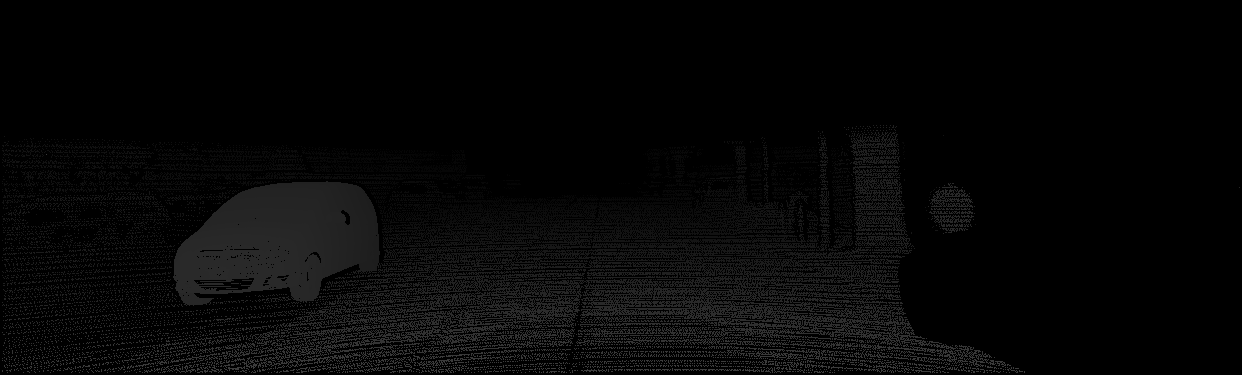
#> input picture sample/000000_10.png, 1242 x 375 px
$ python example.py
#> lines starting #> are read from the running program, lines starting #| are printed output that depends on the picture
#> in read_16bit_gt, `gt = cv2.imread(path,-1).astype(np.float32)/256.`:
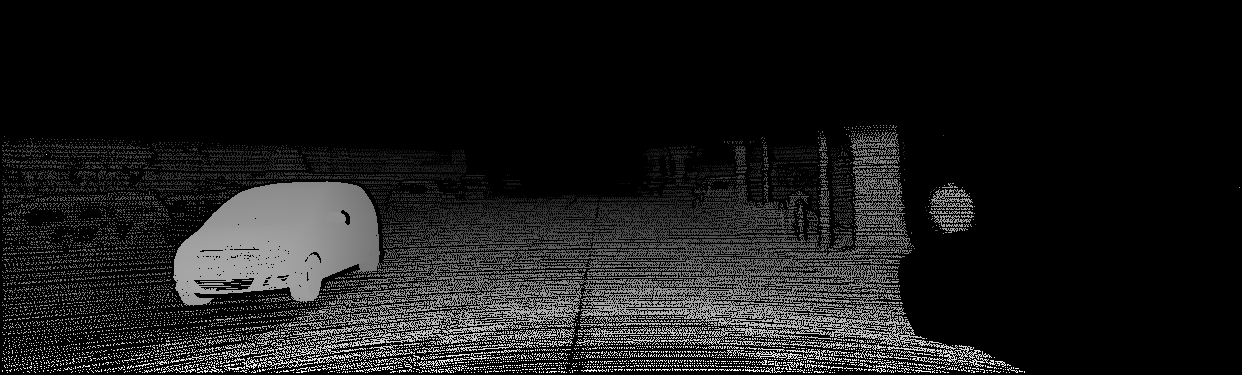
#> gt: shape (375, 1242) float32; min 0, max 64.09, mean 6.5; drawn with min black and max white
### utils.py
#
# MIT License
#
# Copyright (c) 2019 Matteo Poggi m.poggi@unibo.it
#
# Permission is hereby granted, free of charge, to any person obtaining a copy
# of this software and associated documentation files (the "Software"), to deal
# in the Software without restriction, including without limitation the rights
# to use, copy, modify, merge, publish, distribute, sublicense, and/or sell
# copies of the Software, and to permit persons to whom the Software is
# furnished to do so, subject to the following conditions:

# The above copyright notice and this permission notice shall be included in all
# copies or substantial portions of the Software.

# THE SOFTWARE IS PROVIDED "AS IS", WITHOUT WARRANTY OF ANY KIND, EXPRESS OR
# IMPLIED, INCLUDING BUT NOT LIMITED TO THE WARRANTIES OF MERCHANTABILITY,
# FITNESS FOR A PARTICULAR PURPOSE AND NONINFRINGEMENT. IN NO EVENT SHALL THE
# AUTHORS OR COPYRIGHT HOLDERS BE LIABLE FOR ANY CLAIM, DAMAGES OR OTHER
# LIABILITY, WHETHER IN AN ACTION OF CONTRACT, TORT OR OTHERWISE, ARISING FROM,
# OUT OF OR IN CONNECTION WITH THE SOFTWARE OR THE USE OR OTHER DEALINGS IN THE
# SOFTWARE.

import numpy as np
import cv2

def kitti_colormap(disparity, maxval=-1):
	"""
	A utility function to reproduce KITTI fake colormap
	Arguments:
	  - disparity: numpy float32 array of dimension HxW
	  - maxval: maximum disparity value for normalization (if equal to -1, the maximum value in disparity will be used)

	Returns a numpy uint8 array of shape HxWx3.
	"""
#> called with maxval = -1
	if maxval < 0:
		maxval = np.max(disparity)
#> maxval = 64.09

	colormap = np.asarray([[0,0,0,114],[0,0,1,185],[1,0,0,114],[1,0,1,174],[0,1,0,114],[0,1,1,185],[1,1,0,114],[1,1,1,0]])
	weights = np.asarray([8.771929824561404,5.405405405405405,8.771929824561404,5.747126436781609,8.771929824561404,5.405405405405405,8.771929824561404,0])
	cumsum = np.asarray([0,0.114,0.299,0.413,0.587,0.701,0.8859999999999999,0.9999999999999999])

	colored_disp = np.zeros([disparity.shape[0], disparity.shape[1], 3])
	values = np.expand_dims(np.minimum(np.maximum(disparity/maxval, 0.), 1.), -1)
	bins = np.repeat(np.repeat(np.expand_dims(np.expand_dims(cumsum,axis=0),axis=0), disparity.shape[1], axis=1), disparity.shape[0], axis=0)
	diffs = np.where((np.repeat(values, 8, axis=-1) - bins) > 0, -1000, (np.repeat(values, 8, axis=-1) - bins))
	index = np.argmax(diffs, axis=-1)-1
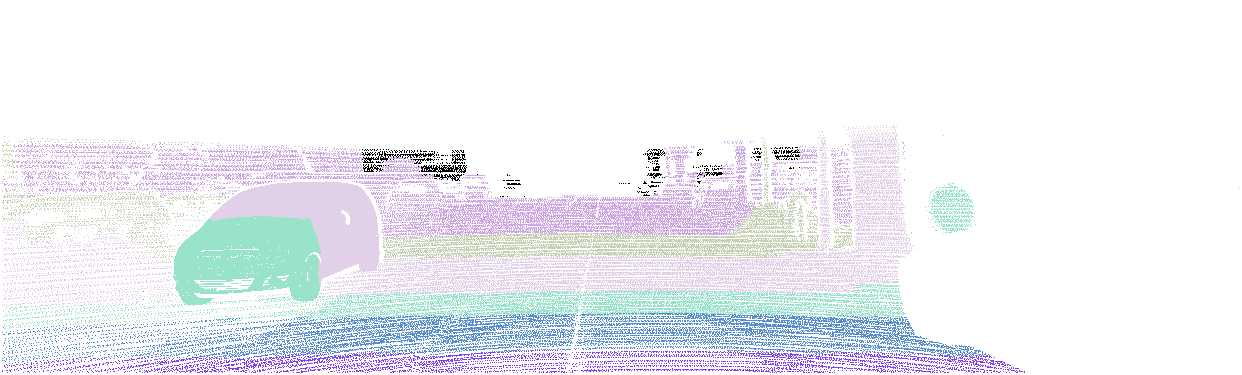
#> index: shape (375, 1242) int64; 8 distinct labels, from -1 to 6; one colour per label, 0 black, -1 white

	w = 1-(values[:,:,0]-cumsum[index])*np.asarray(weights)[index]
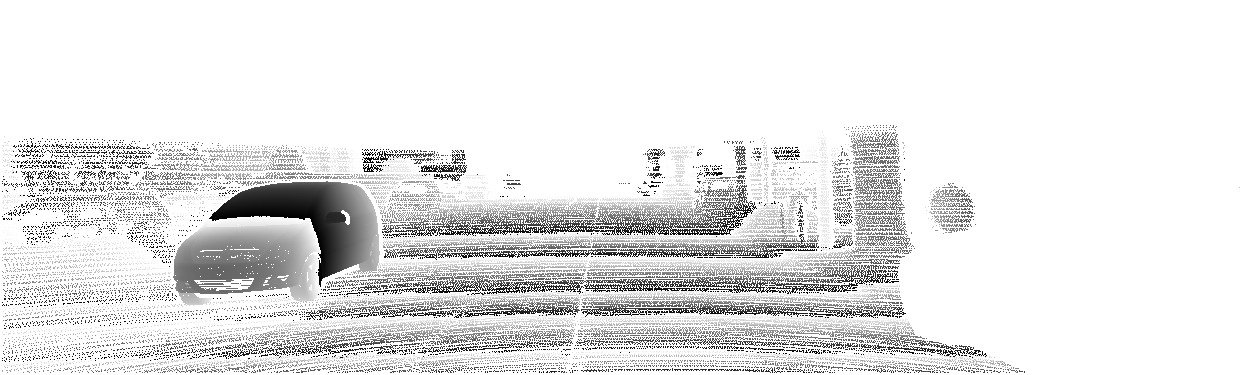
#> w: shape (375, 1242) float64; min 0.000113, max 1, mean 0.903


	colored_disp[:,:,2] = (w*colormap[index][:,:,0] + (1.-w)*colormap[index+1][:,:,0])
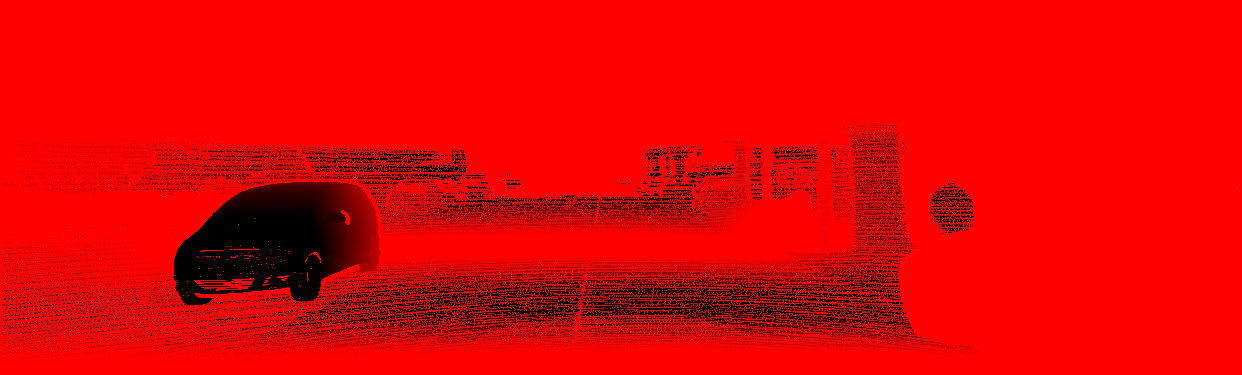
#> colored_disp: shape (375, 1242, 3) float64; mean of channels 0, 1, 2 0, 0, 0.894; drawn as B, G, R
	colored_disp[:,:,1] = (w*colormap[index][:,:,1] + (1.-w)*colormap[index+1][:,:,1])
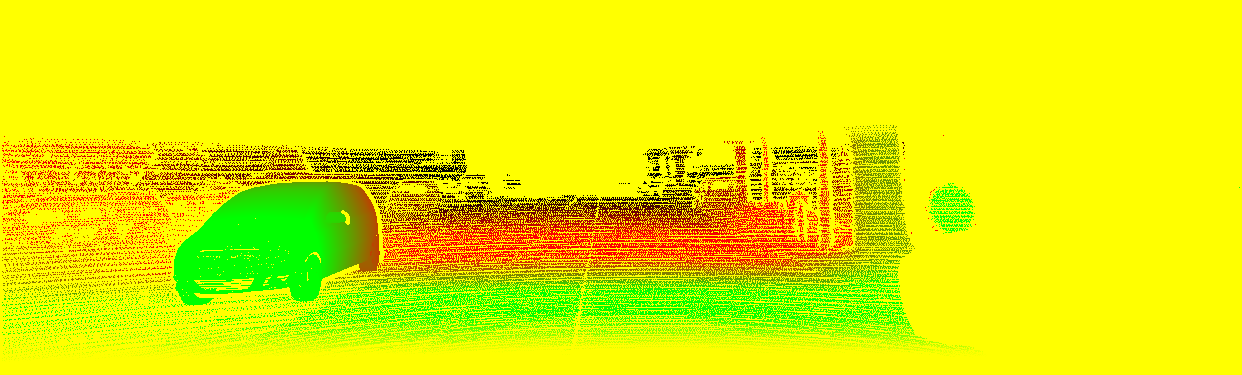
#> colored_disp: shape (375, 1242, 3) float64; mean of channels 0, 1, 2 0, 0.921, 0.894; drawn as B, G, R
	colored_disp[:,:,0] = (w*colormap[index][:,:,2] + (1.-w)*colormap[index+1][:,:,2])
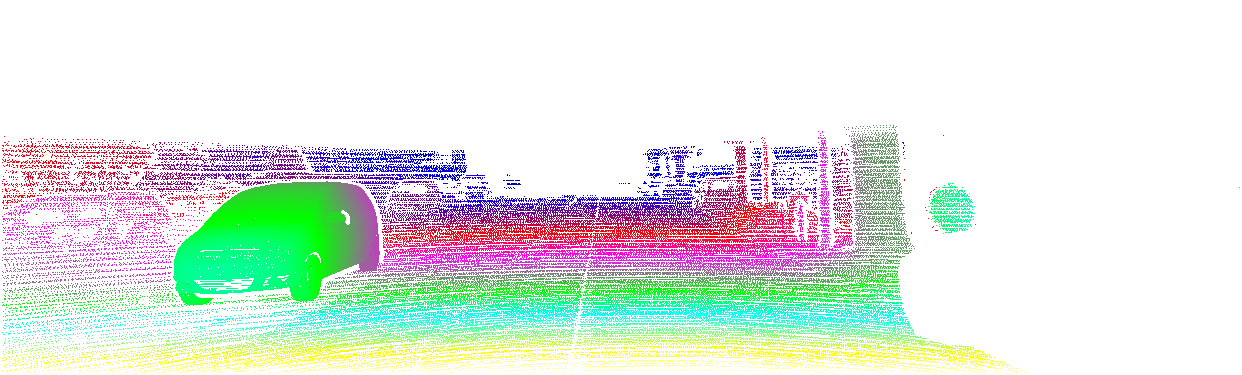
#> colored_disp: shape (375, 1242, 3) float64; mean of channels 0, 1, 2 0.898, 0.921, 0.894; drawn as B, G, R

	return (colored_disp*np.expand_dims((disparity>0),-1)*255).astype(np.uint8)
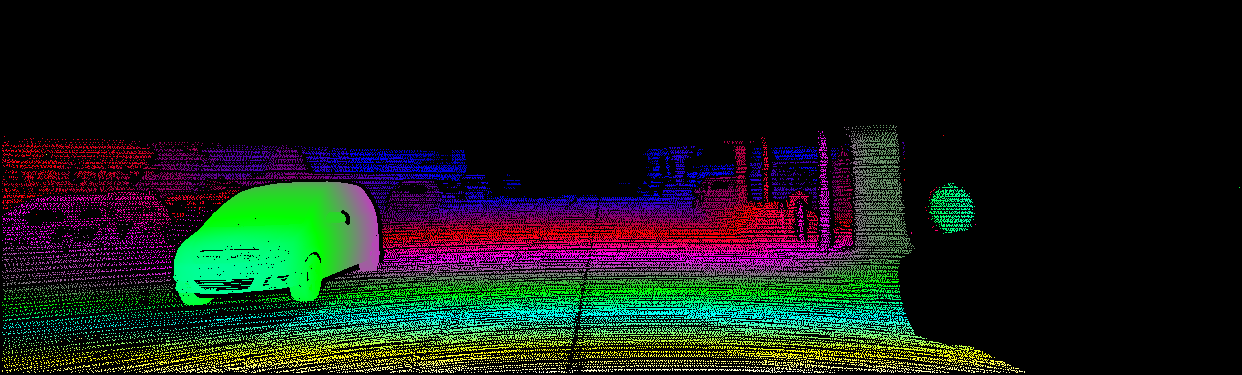
#> returned value: shape (375, 1242, 3); mean of channels 0, 1, 2 22.6, 28.5, 21.5; drawn as B, G, R

def read_16bit_gt(path):
	"""
	A utility function to read KITTI 16bit gt
	Arguments:
	  - path: filepath
	Returns a numpy float32 array of shape HxW.
	"""
	gt = cv2.imread(path,-1).astype(np.float32)/256.
	return gt

### example.py
from utils import kitti_colormap, read_16bit_gt
import cv2

src = read_16bit_gt('sample/000000_10.png')
colored = kitti_colormap(src)
cv2.imwrite('sample/000000_10_color.png', colored)
